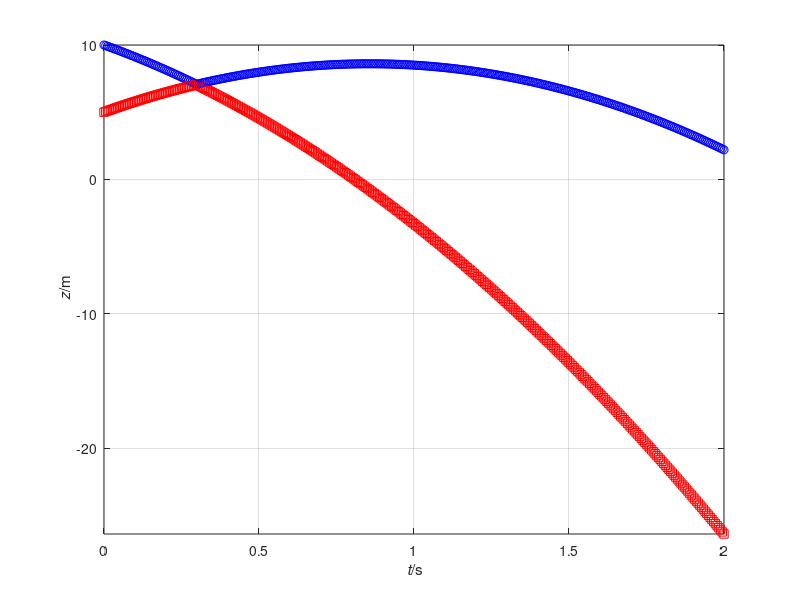

The MATLAB source for this figure:
%%% Numerical simulation of object motion with gravity
%% Coordinates (t, x, y, z)

%% Constants
ma = 0.06; % kg: mass-energy object a
mb = 0.06; % kg: mass-energy object b
g = 9.8; % N/kg: gravitational acceleration
k = 10; % elastic constant
d = 0.07; % m: distance between centres of objects

%% Initial conditions
t = 0; % s: initial time
ra = [0, 0, 10]; % m: initial position vector a
rb = [0, 0, 5]; % m: initial position vector b
Pa = [0, 0, -0.5]; % N s: initial momentum vector a
Pb = [0, 0, 0.5]; % N s: initial momentum vector b

%% Boundary conditions
Ga = -ma * g * [0, 0, 1]; % N: momentum supply object a
Gb = -mb * g * [0, 0, 1]; % N: momentum supply object b

%% Time-iteration parameters
t1 = 2; % s: final time
dt = 0.00001; % s: time step %@

%% Plotting
dtplot = t1/360; % time interval between plots
tplot = dtplot; % time for next plot
figure
plot(t, ra(3), 'ob')
xlim([0, t1])
axis('tight'); grid on; hold on
plot(t, rb(3), 'sr')
xlim([0, t1])
xlabel('{\it t}/s'); ylabel('{\it z}/m')
axis('tight'); grid on; hold on %@

%% Numerical time integration
while t < t1
  %% constitutive relations
  va = Pa / ma;
  vb = Pb / mb;
  %% const. relation for Fa
  if norm(ra - rb) > d
    Fa = [0, 0, 0];
  else
    Fa = k * (ra - rb) / norm(ra - rb)^2;
  end
  Fb = -Fa; % principle of symmetry of flux

  %% step forward in time with balance laws
  t = t + dt;
  Pa = Pa + (Fa + Ga) * dt;
  ra = ra + va * dt;
  Pb = Pb + (Fb + Gb) * dt;
  rb = rb + vb * dt; %@

  %% plot
  if t > tplot
    plot(t, ra(3), 'ob')
    plot(t, rb(3), 'sr')
    pause(0)
    tplot = tplot + dtplot;
  end %@
end
